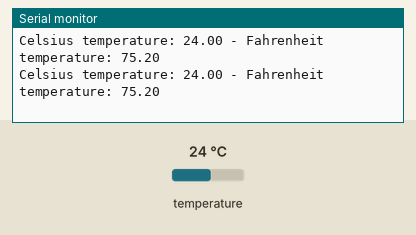
A sketch run on a simulated Arduino Uno, built with avr-gcc and run on an emulated ATmega328P. Parts: the last lines printed to the serial monitor. The inputs (shaded band) are chosen by the test bench; at power-on: temperature 24 °C.

Above: at 1.2 s.
1.3 s: temperature set to 12 °C
At 1.33 s:
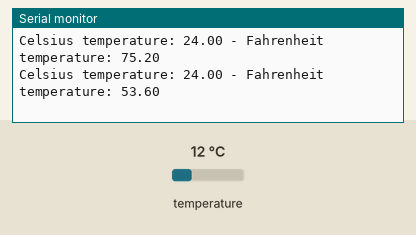
4.3 s: temperature set to 19 °C
At 4.33 s:
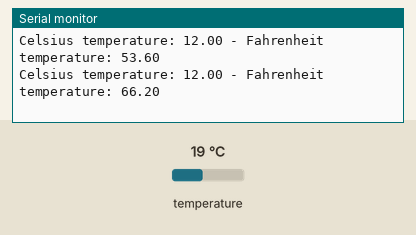
7.3 s: temperature set to 41 °C
At 7.32 s:
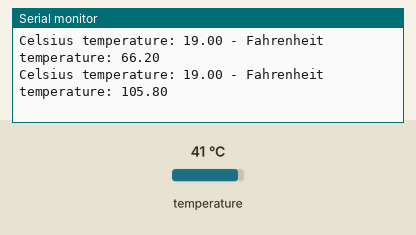
10.3 s: temperature set to 28 °C
At 10.3 s:
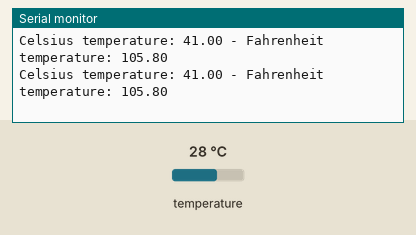
Timing chart, 0 to 13.3 s (numbered marks = the images above; inputs shaded):
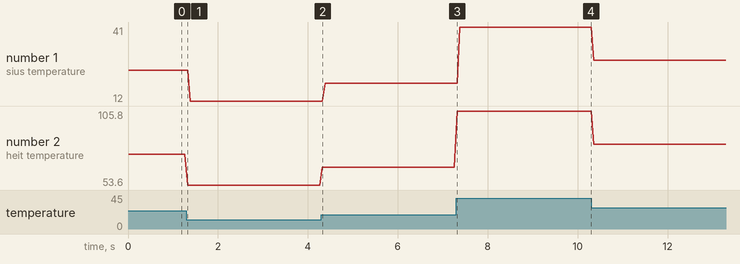

The sketch:

DS_tempreture.ino
```cpp
#include <OneWire.h>
#include <DallasTemperature.h>

// Data wire is conntec to the Arduino digital pin 4
#define ONE_WIRE_BUS 4

// Setup a oneWire instance to communicate with any OneWire devices
OneWire oneWire(ONE_WIRE_BUS);

// Pass our oneWire reference to Dallas Temperature sensor
DallasTemperature sensors(&oneWire);

void setup(void)
{
  // Start serial communication for debugging purposes
  Serial.begin(9600);
  // Start up the library
  sensors.begin();
  sensors.setWaitForConversion(false);
}

void loop(void){
  // Call sensors.requestTemperatures() to issue a global temperature and Requests to all devices on the bus
  sensors.requestTemperatures();

  Serial.print("Celsius temperature: ");
  // Why "byIndex"? You can have more than one IC on the same bus. 0 refers to the first IC on the wire
  Serial.print(sensors.getTempCByIndex(0));
  Serial.print(" - Fahrenheit temperature: ");
  Serial.println(sensors.getTempFByIndex(0));

}
```

Measured:
- after the input at 1.3 s, the serial monitor: prints a new line at once (image 1)
- after the input at 4.3 s, the serial monitor: prints a new line at once (image 2)
- after the input at 7.3 s, the serial monitor: prints a new line at once (image 3)
- plotted number 1: 24 → 12 after the input at 1.3 s, 12 → 19 after the input at 4.3 s, 19 → 41 after the input at 7.3 s, 41 → 28 after the input at 10.3 s
- plotted number 2: 75.2 → 53.6 after the input at 1.3 s, 53.6 → 66.2 after the input at 4.3 s, 66.2 → 105.8 after the input at 7.3 s, 105.8 → 82.4 after the input at 10.3 s
